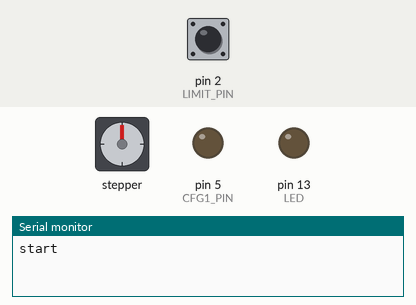
Simulated run of this sketch. Board: Arduino Pro Mini, built with avr-gcc and run on an emulated ATmega328P. Parts: stepper motor, output pins drawn as LEDs (lit = HIGH), the last lines printed to the serial monitor. Wiring (inferred from the names in the program): stepper motor driver (200 steps per turn assumed): step pin 9; direction pin 8; enable pin 7. Inputs (shaded band) come from the test bench; at power-on: pin 2 (LIMIT_PIN) HIGH. Pins used as bus, display or sensor lines are not drawn.

Above: at 1.4 s.
1.5 s: pin 2 (LIMIT_PIN) driven LOW
At 2.9 s:
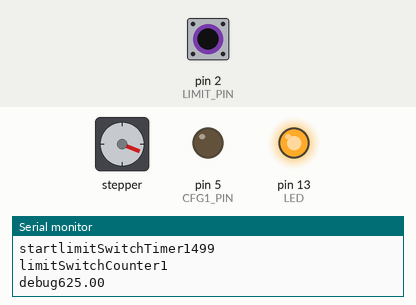
4.5 s: pin 2 (LIMIT_PIN) pulsed HIGH 2 times (0.12 s each, 0.3 s apart)
At 6.0 s:
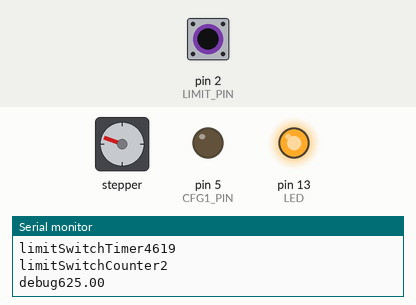
8.1 s: pin 2 (LIMIT_PIN) pulsed HIGH 5 times (0.12 s each, 0.3 s apart)
At 8.7 s:
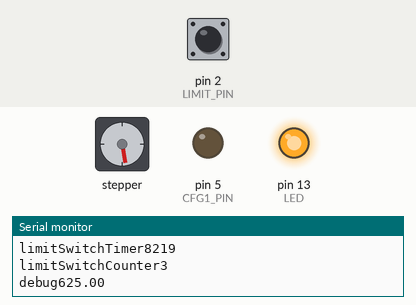
Timing chart, 0 to 74.1 s (numbered marks = the images above; inputs shaded):
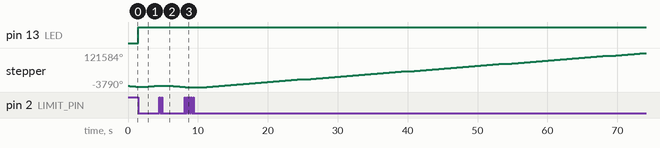

The sketch:

Exp01.ino
```cpp
/*

  Experiment 01
  NOTHING WILL EVER BE THE SAME
  Mini / Box

  Arduino Pro or Pro Mini
  328P 5V 16MHz

  2018 Jens Weber

*/


// stepper modes
enum {
  FULL,
  HALF,
  QUARTER,
  QUARTER_S,
  SIXTEENTH,
  SIXTEENTH_S,
};

////////////////////////////////////////////////////////////////////////////////
// CONFIG


// PINS
#define LIMIT_PIN 2 // interrupt pin for limit switch
#define EN_PIN 7    //enable (CFG6)
#define DIR_PIN 8   //direction
#define STEP_PIN 9  //step
#define CFG1_PIN 5  // microsteps / chopping
#define CFG2_PIN 6  // microsteps / chopping
#define LED 13

// VARS
uint8_t state, lastState;
long limitSwitchTimer;
long limitSwitchCounter = 0;
long watchdog, lastWatchdog;
uint16_t stepCounter;
bool limitReached = false; // to break drive cycle by limit switch
bool limitSwitchRaw = false;

// const for drive function
#define UP true
#define DOWN false
#define FREE true
#define HOLD false


  uint16_t stps = 1000;
  float vel1 = 10;
  float vel2 = 10;
  bool down = true;
  String debug;

void setup() {
  // wait for serial
  while (!Serial) {
      ;
  }

  pinMode(LED, OUTPUT); // indicator LED for debugging
  pinMode(LIMIT_PIN, INPUT_PULLUP);  // limit switch
  attachInterrupt(digitalPinToInterrupt(LIMIT_PIN), limitSwitch, FALLING);

  // initilaize stepper driver
  delay(200);  // wait a bit for stepper driver
  pinMode(EN_PIN, OUTPUT);
  digitalWrite(EN_PIN, HIGH); // deactivate driver (LOW active)
  pinMode(DIR_PIN, OUTPUT);
  digitalWrite(DIR_PIN, LOW); // set direction to down (LOW)
  pinMode(STEP_PIN, OUTPUT);
  digitalWrite(STEP_PIN, LOW);

  Serial.begin(115200);

Serial.print("start");
 }


void loop() {

  if (down) drive(DOWN, HOLD);
  else drive(UP, HOLD);

  if (limitReached) {
    limitReached = false;
  }

  if (limitSwitchRaw) {
    limitSwitchRaw = false;
  }


  Serial.print("limitSwitchTimer");
  Serial.println( (String) limitSwitchTimer);
  Serial.print("limitSwitchCounter");
  Serial.println( (String) limitSwitchCounter);

  Serial.print("debug");
  Serial.println(debug);

  delay(1000);
}

// interrupt (don't use Serial)
void limitSwitch() {
  if (millis() < limitSwitchTimer + 500) return; // debounce switch with 500m
  limitSwitchTimer = millis();
  limitSwitchCounter++;
  limitReached = true;
  limitSwitchRaw = true;
  digitalWrite(LED, HIGH);

  down = !down;
}


//
void drive(bool up, bool free) {
  int8_t f;
  if (!true)         {
    fullSteps();
    f = 1;
  }
  else if (!true)    {
    halfSteps();
    f = 2;
  }
  else if (!true) {
    quarterSteps();
    f = 4;
  }
  else if (!true)   {
    quarterStepsSpreadCycle();
    f = 4;
  }
  else if (!true)   {
    sixteenthSteps();
    f = 16;
  }
  else if (true)   {
    sixteenthStepsSpreadCycle();
    f = 16   ;
  }


  uint16_t steps = 1000 * f;
  float v1 = 100000.0 / vel1 / f;
  float v2 = 100000.0 / vel2 / f;

  float v = v1;
  float a = (v2 - v1) / steps;

  debug = v1;

  // see https://github.com/watterott/SilentStepStick/blob/master/software/TMC2100.ino

  digitalWrite(EN_PIN, LOW);    // enable driver
  digitalWrite(DIR_PIN, up);   // direction

  for (uint16_t i = 0; i < steps; i++) {
    if (!limitReached) {
      digitalWrite(STEP_PIN, HIGH);
      delayMicroseconds(200);
      digitalWrite(STEP_PIN, LOW);
      v += a;
      delayMicroseconds( (unsigned int) (v) );
    }
  }


  if (!free){
    // digitalWrite(EN_PIN, LOW);   // enable driver
  } else {
    digitalWrite(EN_PIN, HIGH);   // disable driver, treiber ausschalten (dann dreht er frei)
  }

}


/////////////////////////////////////////////////////////
/////spreadCycle / stealthChop///////////////////////////
/////////////////////////////////////////////////////////


void fullSteps() {
  pinMode(CFG1_PIN, OUTPUT);
  digitalWrite(CFG1_PIN, LOW);
  pinMode(CFG2_PIN, OUTPUT);
  digitalWrite(CFG2_PIN, LOW);
}

// half-steps with interpolation
void halfSteps() {
  pinMode(CFG1_PIN, INPUT);
  digitalWrite(CFG1_PIN, LOW);
  pinMode(CFG2_PIN, OUTPUT);
  digitalWrite(CFG2_PIN, LOW);
}

// quarter-steps with interpolation (stealthChop)
void quarterSteps() {
  pinMode(CFG1_PIN, OUTPUT);
  digitalWrite(CFG1_PIN, HIGH);
  pinMode(CFG2_PIN, INPUT);
  digitalWrite(CFG2_PIN, LOW);
}

// quarter-steps with interpolation (spreadCycle)
void quarterStepsSpreadCycle() {
  pinMode(CFG1_PIN, INPUT);
  digitalWrite(CFG1_PIN, LOW);
  pinMode(CFG2_PIN, OUTPUT);
  digitalWrite(CFG2_PIN, HIGH);
}

// sixteenth-steps with interpolation (stealthChop)
void sixteenthSteps() {
  pinMode(CFG1_PIN, INPUT);
  digitalWrite(CFG1_PIN, LOW);
  pinMode(CFG2_PIN, INPUT);
  digitalWrite(CFG2_PIN, LOW);
}

// sixteenth-steps with interpolation (spreadCycle)
void sixteenthStepsSpreadCycle() {
  pinMode(CFG1_PIN, OUTPUT);
  digitalWrite(CFG1_PIN, LOW);
  pinMode(CFG2_PIN, INPUT);
  digitalWrite(CFG2_PIN, LOW);
}
```

Measured:
- after the input at 1.5 s, pin 13 (LED): LOW → HIGH at once
